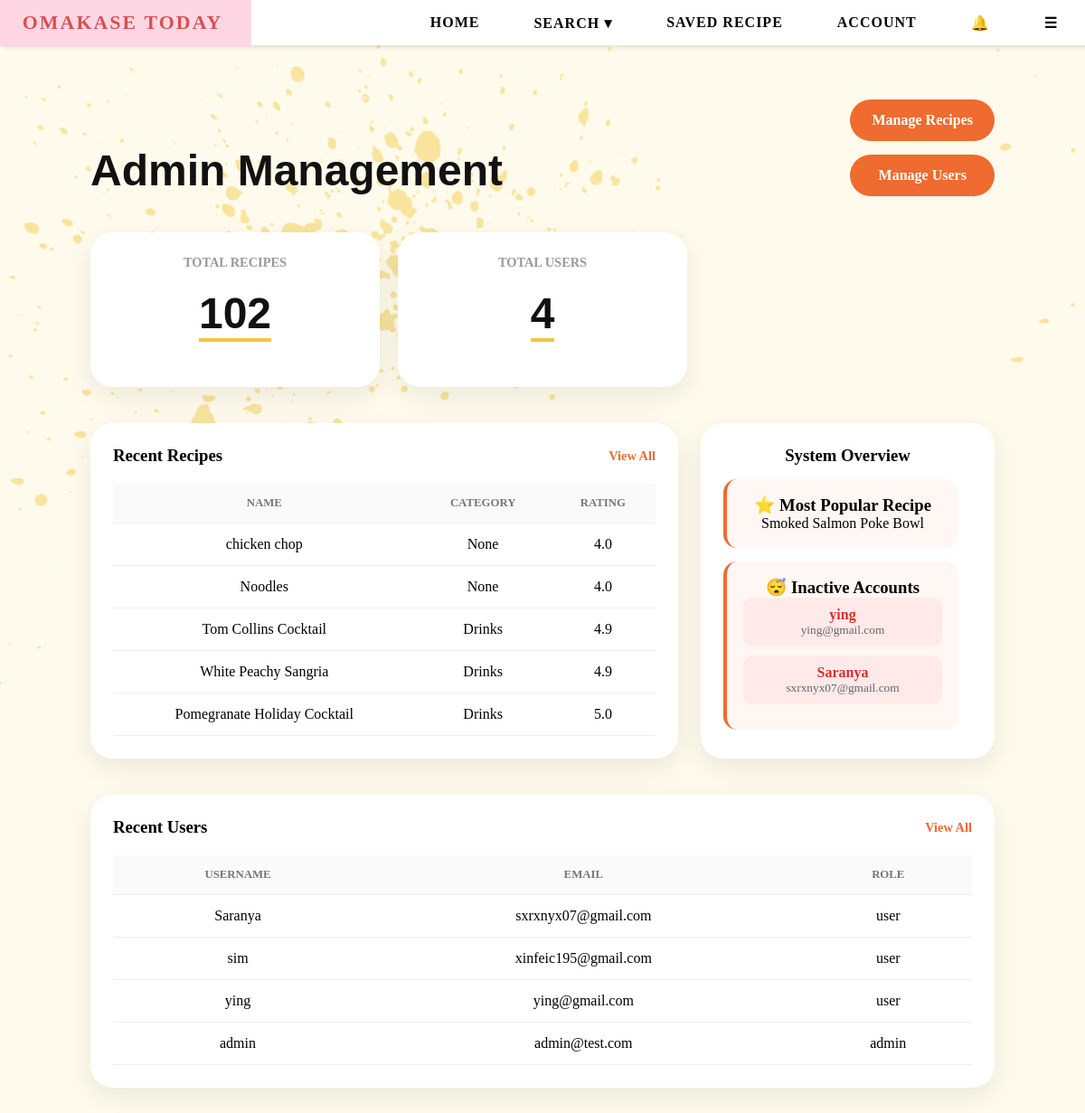
Page /admin (signed in) on the committed database.
### tables this page shows
CREATE TABLE users (
        email TEXT PRIMARY KEY,
        username TEXT,
        password TEXT,
        bio TEXT,
        profile_pic TEXT,
        role TEXT DEFAULT 'user'
    , reset_token TEXT, reset_used INTEGER DEFAULT 0, reset_viewed INTEGER DEFAULT 0, last_login TEXT);

### app.py (the view)
@app.route("/admin")
def admin():
    if session.get("role") != "admin":
        return "403 Forbidden"
    conn = sqlite3.connect(DB_PATH)
    c = conn.cursor()
    six_months_ago = (
        datetime.now() - timedelta(days=180)
    ).strftime("%Y-%m-%d %H:%M:%S")
    c.execute("""
        SELECT COUNT(*)
        FROM users
        WHERE last_login IS NULL
        OR last_login < ?
    """, (six_months_ago,))
    inactive_users = c.fetchone()[0]
    c.execute("""
        SELECT username,email
        FROM users
        WHERE last_login IS NULL
        OR last_login < ?
        LIMIT 3
    """,(
        six_months_ago,
    ))
    inactive_accounts = c.fetchall()
    c.execute("""
        SELECT email, username, role
        FROM users
        ORDER BY rowid DESC
        LIMIT 5
    """)
    recent_users = c.fetchall()
    c.execute("""
        SELECT COUNT(*)
        FROM users
    """)
    total_users = c.fetchone()[0]
    conn.close()
    recent_recipes = (
        Recipe.query
        .order_by(Recipe.id.desc())
        .limit(5)
        .all()
    )
    total_recipes = Recipe.query.count()
    avg_rating = db.session.query(
        func.avg(Recipe.rating)
    ).scalar()
    most_popular = (
        Recipe.query
        .order_by(Recipe.rating.desc())
        .first()
    )
    return render_template(
        "admin.html",
        recent_users=recent_users,
        recent_recipes=recent_recipes,
        total_recipes=total_recipes,
        total_users=total_users,
        avg_rating=round(avg_rating or 0, 1),
        most_popular=most_popular,
        inactive_users=inactive_users,
        inactive_accounts=inactive_accounts
    )

### templates/admin.html (shortened to what this page needs)
{% extends "base.html" %}
{% block content %}
<div class="admin-dashboard">
    <div class="admin-header">
        <div>
            <h1>Admin Management</h1>
        </div>
        <div class="admin-btn-group">
            <a href="/admin/recipes" class="admin-orange-btn">
                Manage Recipes
            </a>
            <a href="/admin/users" class="admin-orange-btn">
                Manage Users
            </a>
        </div>
    </div>
    <div class="admin-stats">
        <div class="admin-stat-card">
            <h4>Total Recipes</h4>
            <h2>{{ total_recipes }}</h2>
        </div>
        <div class="admin-stat-card">
            <h4>Total Users</h4>
            <h2>{{ total_users }}</h2>
        </div>
    </div>
    <div class="admin-main-grid">
        <div class="admin-panel">
            <div class="panel-header">
                <h3>Recent Recipes</h3>
                <a href="/admin/recipes" class="view-all-btn">
                    View All
                </a>
            </div>
            <table class="admin-table">
                <thead>
                    <tr>
                        <th>Name</th>
                        <th>Category</th>
                        <th>Rating</th>
                    </tr>
                </thead>
                <tbody>
                    {% for r in recent_recipes %}
                    <tr>
                        <td>{{ r.name }}</td>
                        <td>{{ r.meal_category }}</td>
                        <td>{{ r.rating }}</td>
                    </tr>
                    {% endfor %}
                </tbody>
            </table>
        </div>
        <div class="admin-alerts">
            <h3>System Overview</h3>
            <a href="/recipe/{{ most_popular.id }}"
            class="overview-card clickable-card">
                <h3>⭐ Most Popular Recipe</h3>
                <p>
                    {{ most_popular.name }}
                </p>
            </a>
            <a href="/admin/users"
                class="overview-card clickable-card">
                    <h3>
                        😴 Inactive Accounts
                    </h3>
                    {% if inactive_accounts %}
                        {% for user in inactive_accounts %}
                            <div class="inactive-user">
                                <strong>{{ user[0] }}</strong>
                                <small>{{ user[1] }}</small>
                            </div>
                        {% endfor %}
                    {% else %}
                        <p>No inactive users</p>
                    {% endif %}
                </a>
        </div>
    </div>
    <div class="admin-panel" style="margin:40px;">
        <div class="panel-header">
            <h3>Recent Users</h3>
            <a href="/admin/users" class="view-all-btn">
                View All
            </a>
        </div>
        <table class="admin-table">
            <thead>
                <tr>
                    <th>Username</th>
                    <th>Email</th>
                    <th>Role</th>
                </tr>
            </thead>
            <tbody>
                {% for user in recent_users %}
                <tr>
                    <td>{{ user[1] }}</td>
                    <td>{{ user[0] }}</td>
                    <td>{{ user[2] }}</td>
                </tr>
                {% endfor %}
            </tbody>
        </table>
    </div>
</div>
{% endblock %}

### templates/base.html (shortened to what this page needs)
<!DOCTYPE html>
<html lang="en">
<head>
    <link rel="stylesheet" href="{{ url_for('static', filename='css/style.css') }}">
</head>
<body>
<nav>
    <ul>
        <li><a href="{{ url_for('home') }}">Omakase Today</a></li>
        <li class="hideOnMobile"><a href="{{ url_for('home') }}">HOME</a></li>
        <li class="hideOnMobile dropdown">
            <a href="javascript:void(0)" class="dropbtn">SEARCH ▾</a>
        </li>
        <li class="hideOnMobile"><a href="{{ url_for('saved_recipes') }}">SAVED RECIPE</a></li>
        <li class="hideOnMobile"><a href="{{ url_for('profile') }}">ACCOUNT</a></li>
        <li class="notif-wrapper">
            <a href="#" class="notif-icon" onclick="toggleNotif(event)">
                🔔
            </a>
        </li>
        <li class="menu-button" onclick=showSidebar()><a href="#">☰</a></li>
    </ul>
</nav>
{% block content %}{% endblock %}
</body>
</html>

### rows in the picture
users: username "ying", email "ying@gmail.com", role "user"
users: username "Saranya", email "sxrxnyx07@gmail.com", role "user"
users: username "sim", email "xinfeic195@gmail.com", role "user"
users: username "admin", email "admin@test.com", role "admin"

### other values in the picture
{{ total_recipes }} "102"
{{ total_users }} "4"
{{ r.name }} "chicken chop" "Noodles" "Tom Collins Cocktail" "White Peachy Sangria" "Pomegranate Holiday Cocktail"
{{ r.meal_category }} "None" "None" "Drinks" "Drinks" "Drinks"
{{ r.rating }} "4.0" "4.0" "4.9" "4.9" "5.0"
{{ most_popular.name }} "Smoked Salmon Poke Bowl"
